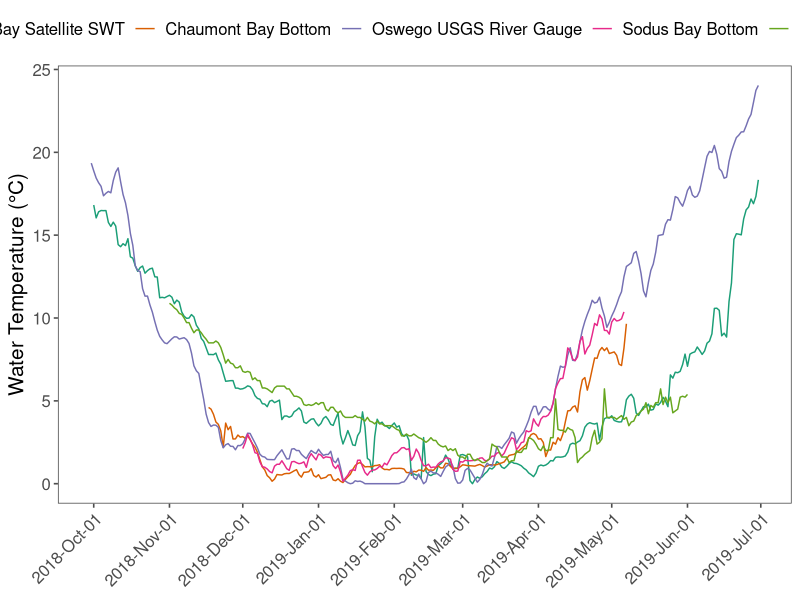

Recreate this plot in R. (Note: this script raises an error after producing the figure.)
#### CLEAR THE ENVIRONMENT FIRST ---------------------------------------------

rm(list = ls(all.names = TRUE))


#### LOAD PACKAGES -----------------------------------------------------------

library(tidyverse)
library(readxl)
library(ggplot2)
library(ggthemes)


temp.sat1 <- read_excel("raw-data/lake-ontario/lake-ontario-temp-chaumont-bay-swt.xlsx", sheet = "2018") %>% 
  mutate(temp.c = ifelse(temp.c < 0, 0.1, temp.c)) %>% 
  select(date, temp.c, year) %>% 
  mutate(source = "Chaumont Bay Satellite SWT")
temp.sat2 <- read_excel("raw-data/lake-ontario/lake-ontario-temp-chaumont-bay-swt.xlsx", sheet = "2019") %>% 
  mutate(temp.c = ifelse(temp.c < 0, 0.1, temp.c)) %>% 
  select(date, temp.c, year) %>% 
  mutate(source = "Chaumont Bay Satellite SWT")
temp.sat3 <- read_excel("raw-data/lake-ontario/lake-ontario-temp-chaumont-bay-swt.xlsx", sheet = "2020") %>% 
  mutate(temp.c = ifelse(temp.c < 0, 0.1, temp.c)) %>% 
  select(date, temp.c, year) %>% 
  mutate(source = "Chaumont Bay Satellite SWT")
temp.sat <- bind_rows(temp.sat1, temp.sat2, temp.sat3)

temp.roch1 <- read_excel("raw-data/lake-ontario/lake-ontario-temp-rochester.xlsx", sheet = "2018") %>% 
  mutate(temp.c = ifelse(temp.c < 0, 0.1, temp.c)) %>% 
  mutate(source = "Rochester Water Intake")
temp.roch2 <- read_excel("raw-data/lake-ontario/lake-ontario-temp-rochester.xlsx", sheet = "2019") %>% 
  mutate(temp.c = ifelse(temp.c < 0, 0.1, temp.c)) %>% 
  mutate(source = "Rochester Water Intake")
temp.roch3 <- read_excel("raw-data/lake-ontario/lake-ontario-temp-rochester.xlsx", sheet = "2020") %>% 
  mutate(temp.c = ifelse(temp.c < 0, 0.1, temp.c)) %>% 
  mutate(source = "Rochester Water Intake")
temp.roch <- bind_rows(temp.roch1, temp.roch2, temp.roch3)

temp.oswego1 <- read_excel("raw-data/lake-ontario/lake-ontario-temp-oswego-river.xlsx", sheet = "2018") %>% 
  mutate(source = "Oswego USGS River Gauge")
temp.oswego2 <- read_excel("raw-data/lake-ontario/lake-ontario-temp-oswego-river.xlsx", sheet = "2019") %>% 
  mutate(source = "Oswego USGS River Gauge")
temp.oswego3 <- read_excel("raw-data/lake-ontario/lake-ontario-temp-oswego-river.xlsx", sheet = "2020") %>% 
  mutate(source = "Oswego USGS River Gauge")
temp.oswego <- bind_rows(temp.oswego1, temp.oswego2, temp.oswego3)

temp.chau <- read_excel("data/lake-ontario/lake-ontario-temperature-embayments-bottom.xlsx", sheet = "chaumont-bay") %>% 
  group_by(date, year) %>% 
  summarize(temp.c = mean(temp.c)) %>% 
  mutate(source = "Chaumont Bay Bottom")
temp.sodus <- read_excel("data/lake-ontario/lake-ontario-temperature-embayments-bottom.xlsx", sheet = "sodus-bay") %>% 
  group_by(date, year) %>% 
  summarize(temp.c = mean(temp.c)) %>% 
  mutate(source = "Sodus Bay Bottom")


temp.bw <- read_excel("raw-data/lake-ontario/LakeOntario_Chaumont_WaterTemp_BW.xlsx", sheet = "Sheet1") %>% 
  select(date = OP_DATE, temp.c.surface = SURFACE_TEMP_degC, temp.c.bottom = NEAR_BOTTOM_TEMP_degC, year) %>% 
  group_by(date, year) %>% 
  summarize(temp.c.surface = mean(temp.c.surface, na.rm = TRUE),
            temp.c.bottom = mean(temp.c.bottom, na.rm = TRUE))



temp.all <- bind_rows(temp.sat, temp.chau, temp.sodus, temp.roch, temp.oswego) %>% 
  mutate(source = factor(source, ordered = TRUE, levels = c("Chaumont Bay Satellite SWT", "Chaumont Bay Bottom", "Oswego USGS River Gauge", "Sodus Bay Bottom", "Rochester Water Intake")))


ggplot(filter(temp.all, year == 2019), aes(x = date, y = temp.c)) + 
  geom_line(aes(color = source)) + 
  #geom_point(data = temp.bw, aes(y = temp.c.surface), shape = 4, size = 4, stroke = 1) +
  #geom_point(data = temp.bw, aes(y = temp.c.bottom), shape = 3, size = 4, stroke = 1) +
  labs(y = 'Water Temperature (°C)') + 
  #geom_hline(yintercept = 4) +
  scale_color_manual(values = c("#1b9e77", "#d95f02", "#7570b3", "#e7298a", "#66a61e")) +
  scale_x_datetime(date_breaks = "1 month", date_labels =  "%Y-%b-%d") + 
  theme_few() + 
  theme(axis.text.x = element_text(angle = 45, hjust = 1),
        axis.text = element_text(size = 12),
        axis.title.y = element_text(size = 15),
        axis.title.x = element_blank(),
        legend.title = element_blank(), 
        legend.position = "top",
        legend.text = element_text(size = 12)) #+
  #facet_wrap(~year, scales = "free_x")d

ggsave("figures/lake-ontario/lake-ontario-water-temp-source.png", dpi = 300, width = 12, height = 6)


temp.all <- bind_rows(temp.sat, temp.chau, temp.sodus, temp.roch, temp.oswego) %>% 
  mutate(source = factor(source, ordered = TRUE, levels = c("Chaumont Bay Satellite SWT", "Chaumont Bay Bottom", "Oswego USGS River Gauge", "Sodus Bay Bottom", "Rochester Water Intake")))

temp.all.long <- bind_rows(temp.chau, temp.oswego) %>% 
  select(-year) %>% 
  mutate(source = ifelse(source == 'Chaumont Bay Bottom', 'chaum', 'oswego')) %>% 
  pivot_wider(names_from = "source", values_from = "temp.c") %>% 
  mutate(temp.diff = oswego-chaum) %>% 
  filter(!is.na(temp.diff)) %>% ungroup() %>% 
  summarize(mean.temp.diff = mean(temp.diff))

